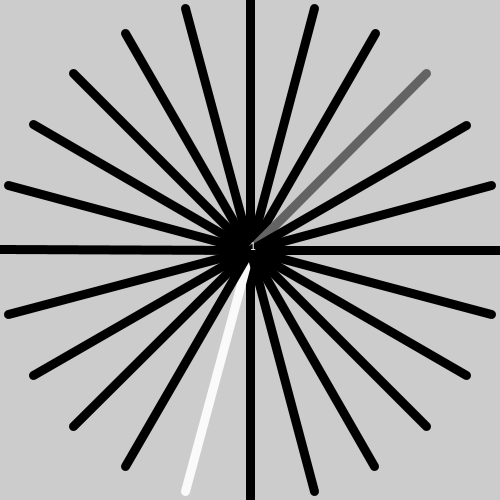
Frame 1 (no input)
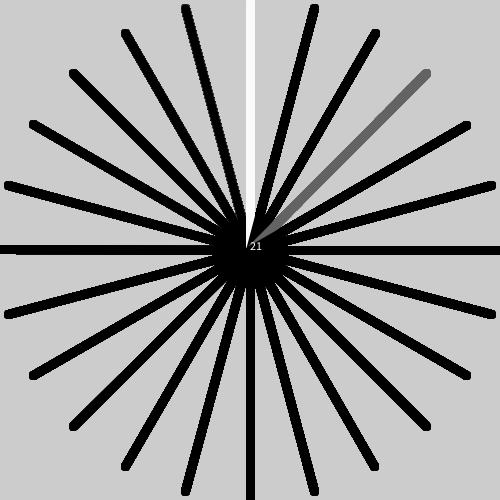
Frame 60 (the mouse pressed at the canvas centre just before this capture)
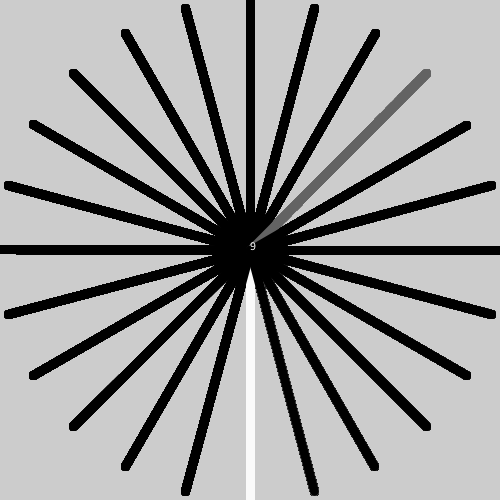
Frame 120 (the mouse held since frame 60 and released just before this capture)

The Processing sketch that drew these frames (run headless with seeded random() and noise(); from frame 60 on, the mouse is pressed at the canvas centre):

// Processing sketch: ClockGame
// ── ClockGame.pde
int i,f,s,c,p=250;void setup(){size(500,500);frameRate(9);strokeWeight(9);}void draw(){f++;s++;if(key!='a')c=ceil(random(23));key='a';for(i=0;i<24;i++){stroke(0);float a=-PI*i/12;if(i==c)stroke(99);if(i==f%24)stroke(p);if(c==f%24)s=0;line(p,p,p+sin(a)*p,p+cos(a)*p);}text(s,p,p);}
